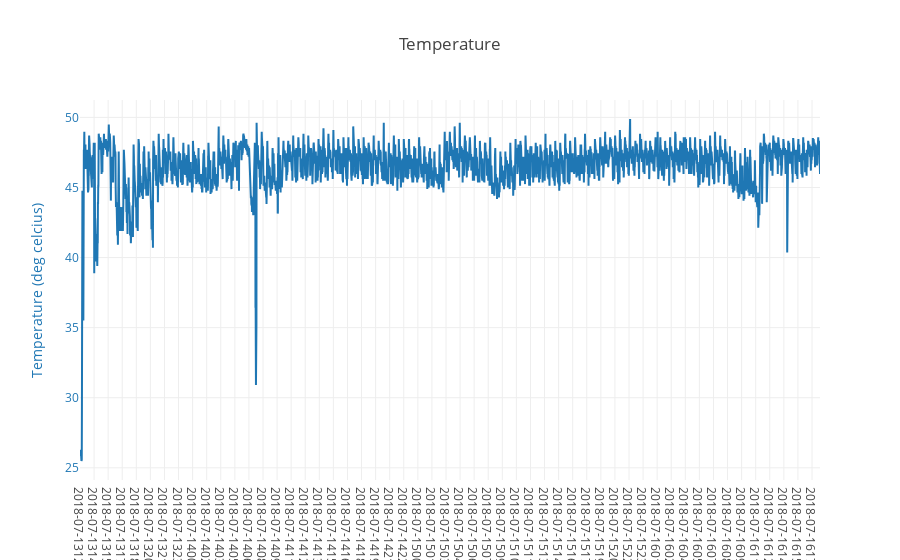

Source (notebook cell):
### Markdown cell above
## Convert Raw temperature reading [0..1023] to degrees celcius

### Code cell
# THIS IS NOT WORKING

# 20180716
# plot temperature from an analog sensor attached to a teensy

import time, math
import pandas as pd
from plotly.offline import download_plotlyjs, init_notebook_mode, plot, iplot
import plotly.graph_objs as go

# initialize plotly to plot inside of Jupyter notebook
init_notebook_mode(connected=True)

import urllib2 # python 2
from StringIO import StringIO # python 2

# 1) either, read the data from a url (this will only work when on Hopkins network)
url = 'http://10.16.81.45:5000/log'
response = urllib2.urlopen(url)
html = response.read() # this is full text of the log file
html = StringIO(html)
df = pd.read_csv(html)

# 2) or, load a local copy of fridge.log into a pandas dataframe
#filePath = 'fridge.log'
#df = pd.read_csv(filePath)
#

print('first 5 rows of log file')
print(df[1:5])

# make a new columns called 'DateTime'
df["DateTime"] = df["Date"].map(str) + df["Time"]

# extact columns (these are not raw numbers yet)
myDateTime = df[['DateTime']] # assuming yyyy-mm-dd hh:mm:ss
myTemperature = df[['Temperature']]

# get the actual numbers from each column
myDateTime2 = myDateTime.iloc[:]['DateTime']
myTemperature2 = myTemperature.iloc[:]['Temperature'] # raw sensor reading [0,1023]

# add a new column to hold celcius
df['celcius'] = df["Temperature"].map(float)
# get the numbers
myCelcius = df[['celcius']]
myCelcius2 = myCelcius.iloc[:]['celcius']

#
# convert raw analog reading [0,1023] to degrees celcius
THERMISTORNOMINAL = 10000
TEMPERATURENOMINAL = 25
BCOEFFICIENT = 3950
SERIESRESISTOR = 10000

myCelcius2 = SERIESRESISTOR / (1023 / myCelcius2 - 1)

steinhart = myCelcius2 / THERMISTORNOMINAL;     # (R/Ro)
# steinhart is now a pandas series
steinhart = steinhart.apply(math.log);                  # ln(R/Ro)
steinhart /= BCOEFFICIENT;                   # 1/B * ln(R/Ro)
steinhart += 1.0 / (TEMPERATURENOMINAL + 273.15); # + (1/To)
steinhart = 1.0 / steinhart;                 # Invert
steinhart -= 273.15;                         # convert to C

# set up a trace to plot in plotly
trace1 = go.Scatter(
    x=myDateTime2,
    y=steinhart,
    name='Temperature'
)

data = [trace1]

# make a plotly layout
layout = go.Layout(
    title='Temperature',
    yaxis=dict(
        title='Temperature (deg celcius)',
        titlefont=dict(
            # this is same as default plot color #1
            color='#1f77b4'
        ),
        tickfont=dict(
            # this is same as default plot color #1
            color='#1f77b4'
        )
    )
)

# plot with plotly
fig = go.Figure(data=data, layout=layout)
plot_url = iplot(fig, filename='just-temperature')

# homework, make x-axis more pretty and readable

### Figure 1 — Plotly figure (JSON) as saved in the notebook; plotly's stock layout.template omitted (floating-point values rounded to 4 significant figures; data arrays with more than 128 entries replaced by an {"elided": "..."} marker saying what was removed)
{"data": [{"name": "Temperature", "type": "scatter", "x": {"elided": "4627 str values"}, "y": {"elided": "4627 float values"}}], "layout": {"title": "Temperature", "yaxis": {"tickfont": {"color": "#1f77b4"}, "title": "Temperature (deg celcius)", "titlefont": {"color": "#1f77b4"}}}}
